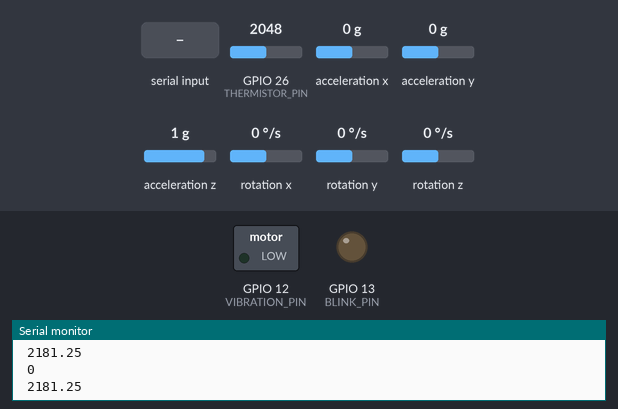
A sketch run on a simulated ESP32. On the bench: switched loads named in the sketch (green lamp = pin HIGH), output pins drawn as LEDs (lit = HIGH), the last lines printed to the serial monitor. The test bench sets the inputs (shaded band); at power-on: acceleration x 0 g, GPIO 26 (THERMISTOR_PIN) = 2048, acceleration y 0 g, acceleration z 1 g, rotation x 0 °/s, rotation y 0 °/s, rotation z 0 °/s. Nothing arrives over Bluetooth unless stated.

Above: at 2.0 s.
2.1 s: "flare\n" received over the second serial link
At 2.27 s:
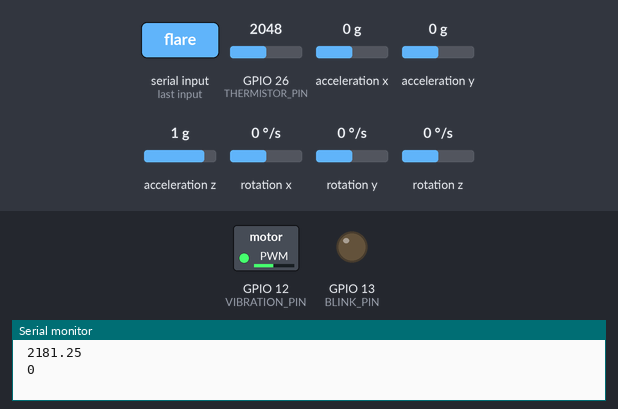
4.6 s: acceleration x set to -1.4 g
At 5.0 s:
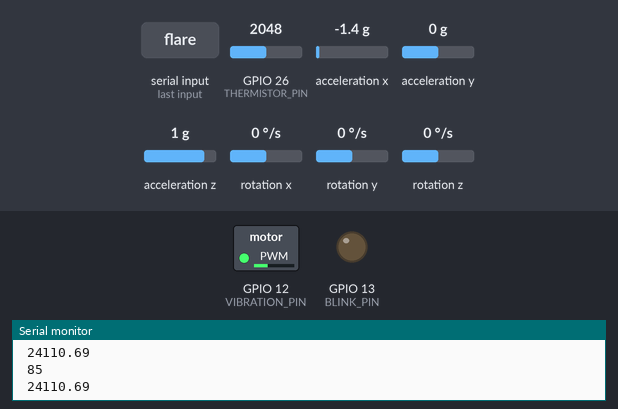
6.1 s: acceleration x set to 0 g
At 7.3 s:
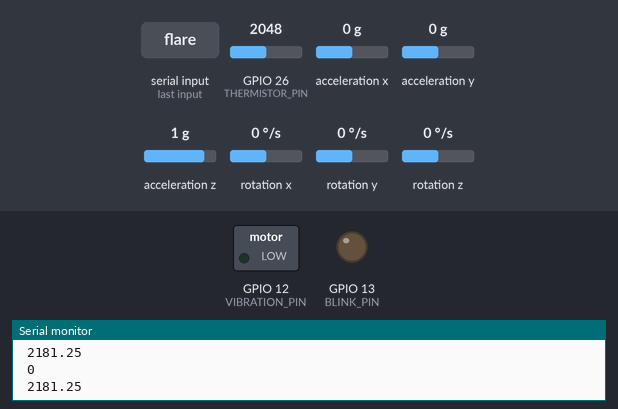
7.6 s: acceleration x set to -0.8 g
At 8.5 s:
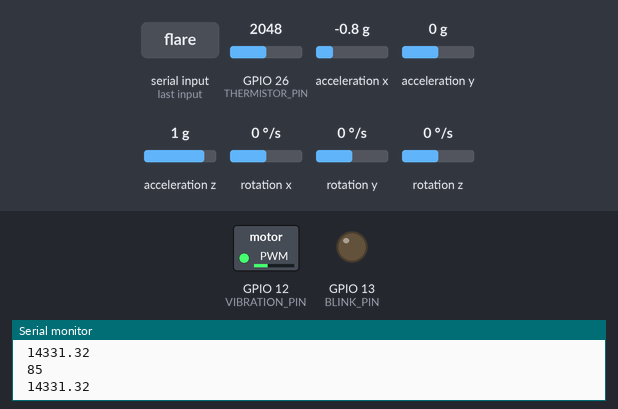
Timing chart, 0 to 10.1 s (numbered marks = the images above; inputs shaded):
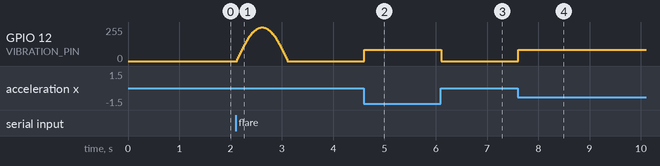

Measured:
- after the input at 2.1 s, GPIO 12 (VIBRATION_PIN): rises from 0/255 to 255/255 in 0.48 s, then falls to 0/255 in 0.50 s
- after the input at 4.6 s, GPIO 12 (VIBRATION_PIN): 0/255 → 85/255 at once
- after the input at 6.1 s, GPIO 12 (VIBRATION_PIN): 85/255 → 0/255 at once
- after the input at 7.6 s, GPIO 12 (VIBRATION_PIN): 0/255 → 85/255 at once

The sketch:

sun-control-bt.ino
```cpp
#include <Wire.h>
#include <MPU6050.h>
#include "BluetoothSerial.h"
#define BLINK_PIN 13  // GPIO 13
#define VIBRATION_PIN 12
#define THERMISTOR_PIN 26


BluetoothSerial SerialBT;
MPU6050 mpu;

int16_t ax, ay, az;
int16_t gx, gy, gz;
float heat = 0;

String incomingCommand = "";

bool game = false;

const int PWM_CHANNEL = 0;
int vibrationLevel = 0;

bool flaring = false;

void readMPU() {
  mpu.getMotion6(&ax, &ay, &az, &gx, &gy, &gz);
}
int16_t x_offset;
int16_t y_offset;
int16_t z_offset;
// int16_t ax_base;
// int16_t ay_base;
// int16_t az_base;

void setup() {
  pinMode(BLINK_PIN, OUTPUT);
  ledcAttachPin(VIBRATION_PIN, PWM_CHANNEL);
  ledcSetup(PWM_CHANNEL, 5000, 8);
  Serial.begin(115200); // now for debugging on laptop serial
  SerialBT.begin("ESP32Sun");
  Wire.begin(23, 22);

  Serial.println("Initializing MPU6050...");
  mpu.initialize();             // Initialize the MPU
  if (!mpu.testConnection()) {
    Serial.println("MPU6050 connection failed");
    while (1);  // Stop program
  }
  Serial.println("MPU6050 connected successfully!");
  Serial.println("Calibrating gyroscope offsets...");
  int32_t sum_gx = 0, sum_gy = 0, sum_gz = 0;
  // int32_t sum_ax = 0, sum_ay = 0, sum_az = 0;

  const int calibration_samples = 100;

  for (int i = 0; i < calibration_samples; i++) {
    readMPU();  // gets ax, ay, az, gx, gy, gz
    sum_gx += gx;
    sum_gy += gy;
    sum_gz += gz;
    // sum_ax += ax;
    // sum_ay += ay;
    // sum_az += az;
    delay(5);
  }

  int16_t x_offset = sum_gx / calibration_samples;
  int16_t y_offset = sum_gy / calibration_samples;
  int16_t z_offset = sum_gz / calibration_samples;
  // int16_t ax_base = sum_gx / calibration_samples;
  // int16_t ay_base = sum_gy / calibration_samples;
  // int16_t az_base = sum_gz / calibration_samples;
  // Serial.print("x_offset: "); Serial.println(x_offset);
  // Serial.print("y_offset: "); Serial.println(y_offset);
  // Serial.print("z_offset: "); Serial.println(z_offset);
}

unsigned long previousMillis = 0;
const long blinkInterval = 1000;  // milliseconds
bool ledState = false;

void loop() {
  // handle commands and vibrate motor
  //readSerialCommand();
  readBTCommand();

  //blinkDebugLED();
  // read and send sensor data
  readThermistor();
  readMPU();
  sendSensorData();
  sendSensorDataBT();

  if (!flaring){
    vibration_feedback();
  } else {
    flare();
    flaring = false;
  }

  // small delay to match FPS of game
  delay(16);
}

void readSerialCommand() {
  while (Serial.available() > 0) {
    char c = Serial.read();

    // End of command linegit
    if (c == '\n') {
      incomingCommand.trim();  // remove stray whitespace or \r

      if (incomingCommand.startsWith("vibrate")) {
        int level = incomingCommand.substring(7).toInt();
        vibrate(level);
        Serial.print("vibrate level: ");
        Serial.println(level);
      }
      else if (incomingCommand == "flare") {
        flaring = true;
      }
      else if (incomingCommand == "reset") {
        // resetSun();
      }
      else if (incomingCommand == "ping") {
        Serial.println("pong");
      }
      else {
        Serial.print("Unknown command: ");
        Serial.println(incomingCommand);
      }

      incomingCommand = "";  // clear buffer
    }
    else {
      incomingCommand += c;
    }
  }
}

void readBTCommand() {
  while (SerialBT.available() > 0) {
    char c = SerialBT.read();

    if (c == '\n') {
      incomingCommand.trim();

      if (incomingCommand.startsWith("vibrate")) {
        int level = incomingCommand.substring(7).toInt();
        vibrate(level);
        SerialBT.print("vibrate level: ");
        SerialBT.println(level);
      }
      else if (incomingCommand == "flare") {
        flaring = true;
      }
      else if (incomingCommand == "reset") {
        // resetSun();
      }
      else if (incomingCommand == "ping") {
        SerialBT.println("pong");
      }
      else {
        SerialBT.print("Unknown command: ");
        SerialBT.println(incomingCommand);
      }

      incomingCommand = "";
    }
    else {
      incomingCommand += c;
    }
  }
}


void blinkDebugLED() {
  unsigned long currentMillis = millis();
  if (currentMillis - previousMillis >= blinkInterval) {
    previousMillis = currentMillis;
    ledState = !ledState;
    digitalWrite(BLINK_PIN, ledState ? HIGH : LOW);
  }
}

void readThermistor() {
  int raw = analogRead(THERMISTOR_PIN);
  float voltage = raw * (3.3 / 4095.0);

  // Invert and scale: hotter = higher heatLevel
  heat = (3.3 - voltage) * 100.0;

  // Clamp to range
  if (heat < 0) heat = 0;
  if (heat > 100) heat = 100;
}

void sendSensorData() {
  //Serial.print(ax); Serial.print(" ");
  //Serial.print(ay); Serial.print(" ");
  //Serial.print(az); Serial.print(" ");
  //Serial.print(gx); Serial.print(" ");  // tilt
  //Serial.print(gy); Serial.println(" ");
  //Serial.print(gz); Serial.print(" ");  // spin
  //Serial.println(heat);
}

void sendSensorDataBT() {
  int z_offset_ = -180;
  int x_offset_ = -240;
  int y_offset_ = -65;
  // SerialBT.print(ax); SerialBT.print(" ");
  // SerialBT.print(ay); SerialBT.print(" ");
  // SerialBT.print(az); SerialBT.print(" ");
  SerialBT.print(gx - x_offset_); SerialBT.print(" ");
  SerialBT.print(gy - y_offset_); SerialBT.print(" ");
  SerialBT.print(gz - z_offset_); SerialBT.println(" ");
  // SerialBT.println(heat);

  // convert gz to a spin rate, send it to sun-display
  //SerialBT.println(gz);
}

void vibrate(int level) {
  vibrationLevel = constrain(level, 0, 5);
  int pwmDuty = map(vibrationLevel, 0, 5, 0, 255);
  ledcWrite(PWM_CHANNEL, pwmDuty);  // Set motor speed
}

void vibration_feedback() {
  const int16_t ax_base = 1100;
  const int16_t ay_base = -500;
  const int16_t az_base = 18200;

  // Calculate delta from resting state
  int16_t dax = ax - ax_base;
  int16_t day = ay - ay_base;
  int16_t daz = az - az_base;

  // Calculate magnitude of acceleration change
  float motion_mag = sqrt(dax * dax + day * day + daz * daz);
  Serial.println(motion_mag); Serial.print(" ");

  // Map to 0–50 PWM range, clamp as needed
  int pwm_value = motion_mag / 160.0;  // adjust divisor to tune sensitivity
  if (pwm_value > 85) pwm_value = 85;
  if (pwm_value < 35) pwm_value = 0;

  ledcWrite(PWM_CHANNEL, pwm_value);
  Serial.println(pwm_value); Serial.print(" ");
}

void flare() {
  const int duration_ms = 1000;      // total duration of flare
  const int steps = 50;              // number of PWM updates
  const float pi = 3.14159;

  for (int i = 0; i <= steps; i++) {
    // Create a flare-like curve: sin(pi * x) goes 0→1→0 smoothly
    float progress = (float)i / steps;
    float intensity = sin(progress * pi);  // sinusoidal envelope
    int pwm_value = intensity * 255;

    ledcWrite(0, pwm_value);
    delay(duration_ms / steps);
  }

  // Ensure motor ends at 0
  ledcWrite(0, 0);
}
```
